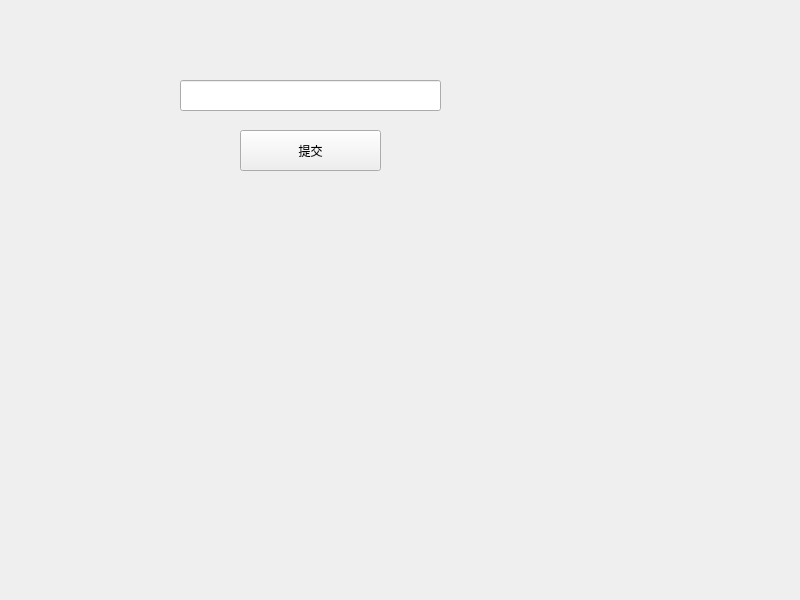
<?xml version="1.0" encoding="UTF-8"?>
<ui version="4.0">
 <class>Widget</class>
 <widget class="QWidget" name="Widget">
  <property name="geometry">
   <rect>
    <x>0</x>
    <y>0</y>
    <width>800</width>
    <height>600</height>
   </rect>
  </property>
  <property name="windowTitle">
   <string>Widget</string>
  </property>
  <widget class="QLineEdit" name="lineEdit">
   <property name="geometry">
    <rect>
     <x>180</x>
     <y>80</y>
     <width>261</width>
     <height>31</height>
    </rect>
   </property>
  </widget>
  <widget class="QPushButton" name="pushButton">
   <property name="geometry">
    <rect>
     <x>240</x>
     <y>130</y>
     <width>141</width>
     <height>41</height>
    </rect>
   </property>
   <property name="text">
    <string>提交</string>
   </property>
  </widget>
 </widget>
 <resources/>
 <connections/>
</ui>
